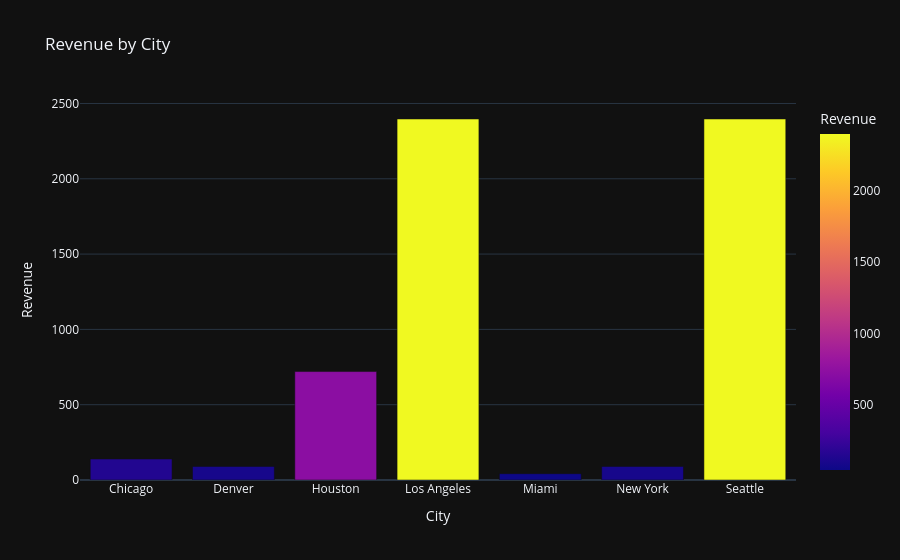

The notebook cell this image was saved under:
### Code cell
import plotly.express as px

fig_city = px.bar(
    df.groupby("City")["Revenue"].sum().reset_index(),
    x="City", y="Revenue",
    title="Revenue by City",
    color="Revenue",
    template="plotly_dark"
)
fig_city.show()

### Figure 1 — Plotly figure (JSON) as saved in the notebook; plotly's stock layout.template omitted (floating-point values rounded to 4 significant figures)
{"data": [{"hovertemplate": "City=%{x}<br>Revenue=%{marker.color}<extra></extra>", "legendgroup": "", "marker": {"color": [139.5, 89.97, 720.0, 2397.0, 41.93, 89.97, 2397.0], "coloraxis": "coloraxis", "pattern": {"shape": ""}}, "name": "", "orientation": "v", "showlegend": false, "textposition": "auto", "type": "bar", "x": ["Chicago", "Denver", "Houston", "Los Angeles", "Miami", "New York", "Seattle"], "xaxis": "x", "y": [139.5, 89.97, 720.0, 2397.0, 41.93, 89.97, 2397.0], "yaxis": "y"}], "layout": {"barmode": "relative", "coloraxis": {"colorbar": {"title": {"text": "Revenue"}}, "colorscale": [[0, "#0d0887"], [0.1111, "#46039f"], [0.2222, "#7201a8"], [0.3333, "#9c179e"], [0.4444, "#bd3786"], [0.5556, "#d8576b"], [0.6667, "#ed7953"], [0.7778, "#fb9f3a"], [0.8889, "#fdca26"], [1, "#f0f921"]]}, "legend": {"tracegroupgap": 0}, "title": {"text": "Revenue by City"}, "xaxis": {"anchor": "y", "domain": [0, 1], "title": {"text": "City"}}, "yaxis": {"anchor": "x", "domain": [0, 1], "title": {"text": "Revenue"}}}}
